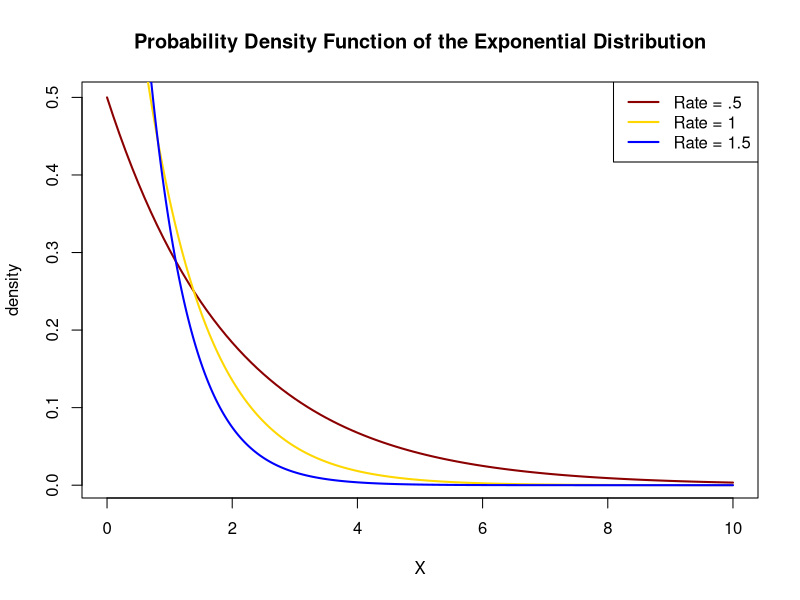
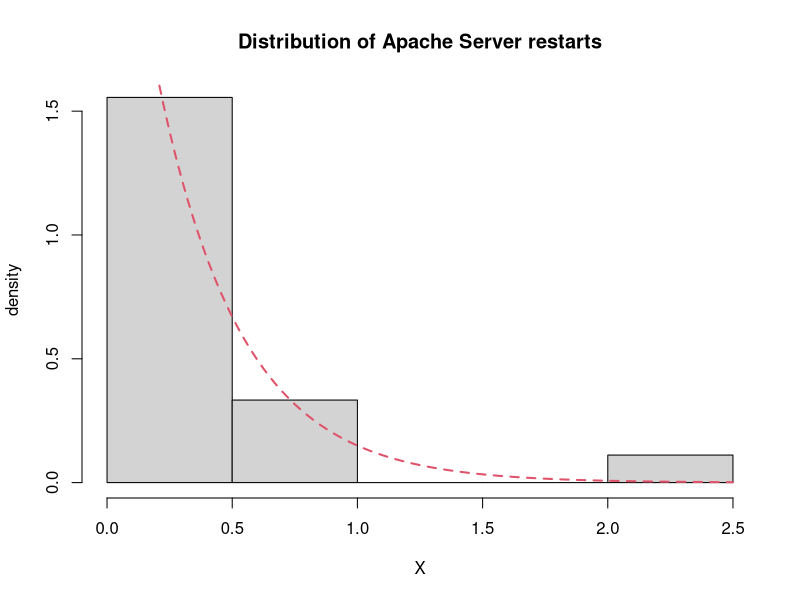

R code for these plots, in order:
## ---- chunk 1
knitr::opts_knit$set(root.dir = "C:\\Users\\jon\\Documents\\School\\Stat 340 Prob\\Project")
## ---- chunk 2
curve(dexp(x, rate=.5), 
      xlab="X", 
      ylab="density", 
      main="Probability Density Function of the Exponential Distribution", 
      col="darkred", lwd=2,
      xlim=c(0,10))
curve(dexp(x, rate=1),
      n=1000, 
      add=T,
      col="gold", lwd=2,
      xlim=c(0,10))
curve(dexp(x, rate=1.5), 
      n=1000, 
      add=T,
      col="blue", lwd=2,
      xlim=c(0,10))

legend("topright", legend=c("Rate = .5", "Rate = 1", "Rate = 1.5"), col=c("darkred", "gold", "blue"), lty=1, lwd=2)
## ---- chunk 3
data <- c(0.1, 0.1, 0.8, 0.2, 2.1, 0.0, 0.3, 0.4, 0.3, 0.0, 0.4, 0.4, 0.3, 0.2, 0.7, 0.2, 0.7, 0.1)
hist(data, prob = TRUE, 
      main="Distribution of Apache Server restarts", 
      xlab="X", 
      ylab="density")
curve(dexp(x, rate = 3), col = 2, lty = 2, lwd = 2, add = TRUE)
